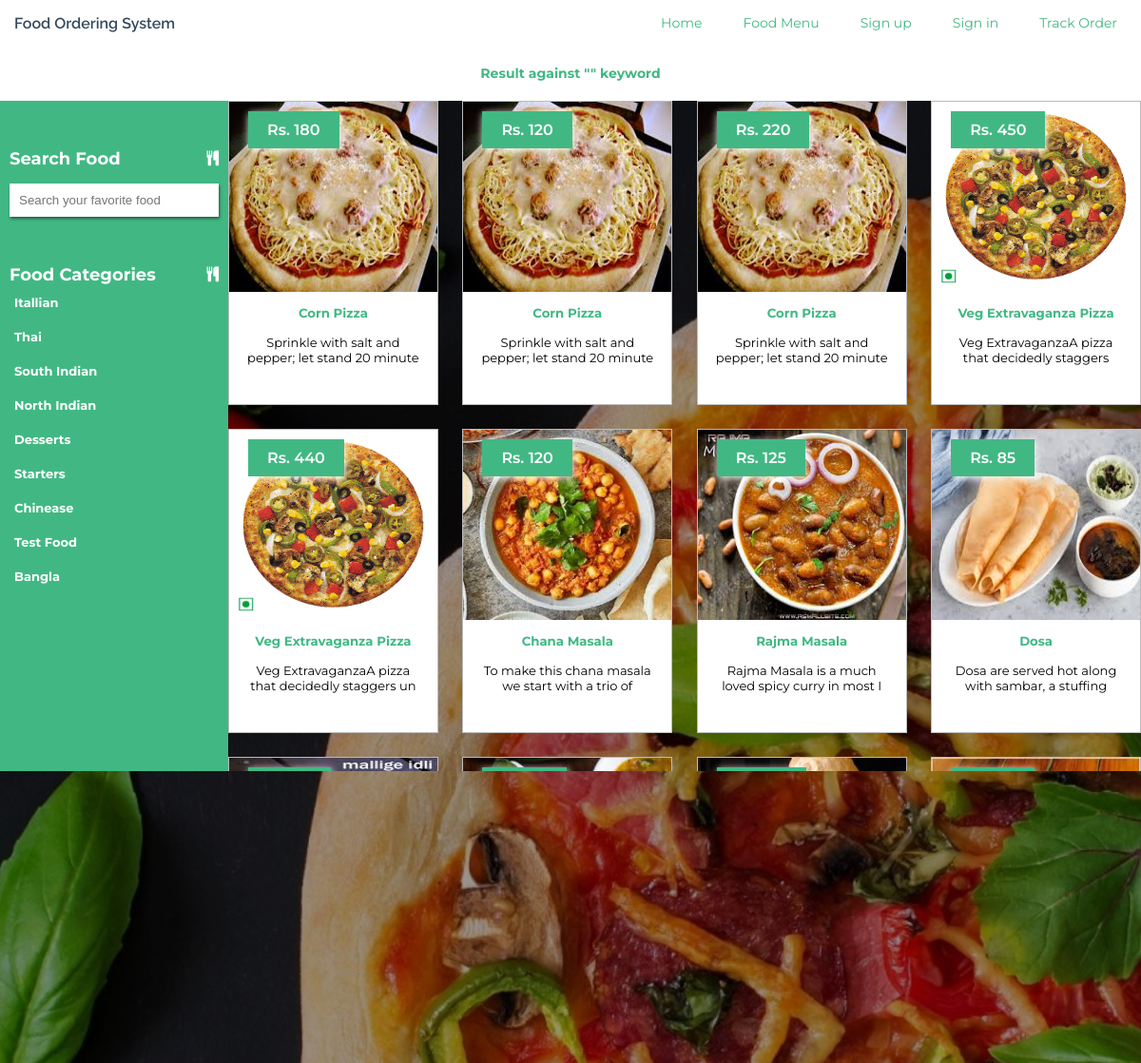
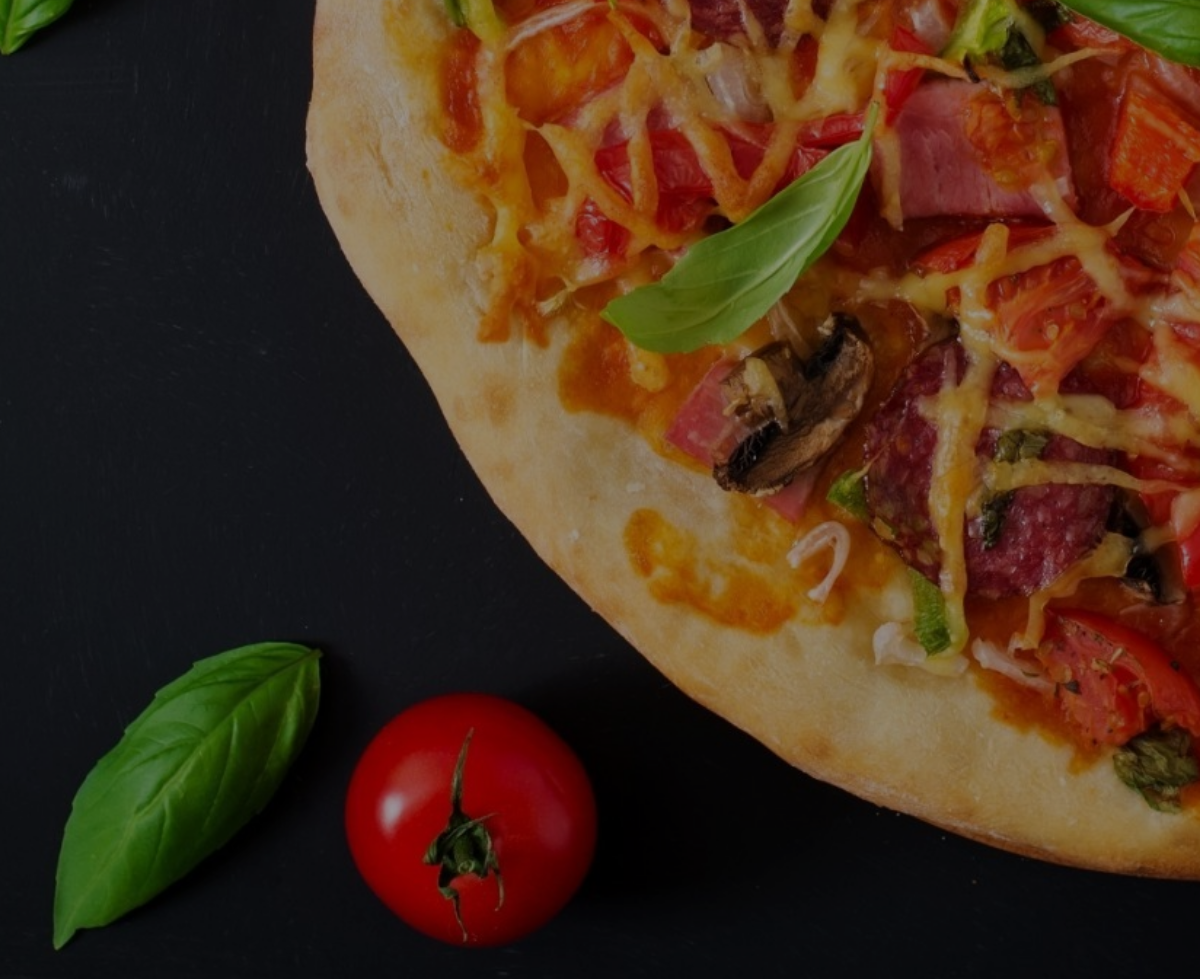
Page /search-food.php on the committed database (2 pictures, top to bottom).
### tables this page shows
CREATE TABLE `tblcategory` (
  `ID` int(5) NOT NULL,
  `CategoryName` varchar(120) DEFAULT NULL,
  `CreationDate` timestamp NULL DEFAULT current_timestamp()
);

CREATE TABLE `tblfood` (
  `ID` int(10) NOT NULL,
  `CategoryName` varchar(120) DEFAULT NULL,
  `ItemName` varchar(120) DEFAULT NULL,
  `ItemPrice` varchar(120) DEFAULT NULL,
  `ItemDes` varchar(500) DEFAULT NULL,
  `Image` varchar(120) DEFAULT NULL,
  `ItemQty` varchar(120) DEFAULT NULL
);

### search-food.php (the view, shortened to what this page needs)
<?php
include('includes/dbconnection.php');
  ?>
<!DOCTYPE html>
<html lang="en">
<head>
    <link href="css/font-awesome.min.css" rel="stylesheet">
    <link href="css/animsition.min.css" rel="stylesheet">
    <link href="css/animate.css" rel="stylesheet">
    <link href="css/style.css" rel="stylesheet">
    <link href="css/food-menu.css" rel="stylesheet">
</head>
<body>
    <div class="site-wrapper animsition" data-animsition-in="fade-in" data-animsition-out="fade-out">
        <header id="header" class="header-scroll top-header headrom">
            <?php include_once('includes/header.php');?>
        </header>
        <div class="page-wrapper">
            <div class="result-show">
    <div class="container">
        <div class="row">
            <div class="col-sm-3">
                <?php
                $sdata=$_POST['searchdata'];
                ?>
                <p style="text-align: center;"><span class="primary-color"><strong>Result against "<?php echo $sdata;?>" keyword</strong></span></div>
        </div>
    </div>
</div>
            <section class="restaurants-page">
                <div class="">
                    <div class="menu-wrapper">
                        <div class="side-menu">
                            <div class="sidebar">
                                 <form name="search" method="post" action="search-food.php">
                                <div class="main-block">
                                    <div class="sidebar-title">
                                        <h6>Search Food</h6> <i class="fa fa-cutlery pull-right"></i> </div>
                                    <div class="input-group">
                                        <input type="text" class="form-control search-field" placeholder="Search your favorite food" name="searchdata" id="searchdata">  </div>
                                     </div>
                                     </form>
                                    <div class="main-block" style="margin-top: 10%">
                                    <div class="sidebar-title white-txt">
                                        <h6>Food Categories</h6> <i class="fa fa-cutlery pull-right"></i> </div>
                               <?php
      $query=mysqli_query($con,"select * from  tblcategory");
              while($row=mysqli_fetch_array($query))
              {
              ?>
                                        <ul class="categories">
                                            <li>
                                                <label class="custom-control custom-checkbox">
                                                    <span class="custom-control-description"><a href="viewfood-categorywise.php?editid=<?php echo $row['CategoryName'];?>"><?php echo $row['CategoryName'];?></a></span> </label>
                                            </li>
                                        </ul>
                              <?php } ?>
                                </div>
                            </div>
                        </div>
                     <div class="items">
                            <div class="items-wrapper">
                                                        <?php
$searchdata=$_POST['searchdata'];
        $sql = "SELECT * FROM tblfood where ItemName like '%$searchdata%' ";
        $res_data = mysqli_query($con,$sql);
        while($row = mysqli_fetch_array($res_data)){
?>
                                <div class="food-item">
                                    <div class="food-item-wrap">
                                        <div class="food-img"> <img src="admin/itemimages/<?php echo $row['Image'];?>" width="300" height="180">
                                           <span class="price">Rs. <?php echo $row['ItemPrice'];?></span>
                                        </div>
                                        <div class="content">
                                            <h5><a href="food-detail.php?fid=<?php echo $row['ID'];?>"><?php echo $row['ItemName'];?></a></h5>
                                            <div class="product-name"><?php echo substr($row['ItemDes'],0,50);?></div>
                                        </div>
                                    </div>
                                </div>
                                    <?php } ?>
                            </div>
                        </div>
                    </div>
                </div>
            </section>
            <?php include_once('includes/footer.php');?>
        </div>
    </div>
</body>
</html>

### includes/header.php (shortened to what this page needs)
<div class="container">
   <div class="header-wrapper">
      <div id="logo">
         <a href="index.php"> Food Ordering System </a>
      </div>
      <ul id="main-menu">
         <li> <a class="menu-link active" href="index.php">Home</a> </li>
         <li> <a class="menu-link" href="food_results.php?pageno=1">Food Menu</a> </li>
         <?php if (strlen($_SESSION['fosuid']==0)) {?>
         <li> <a class="menu-link" href="registration.php">Sign up</a> </li>
         <li> <a class="menu-link" href="login.php">Sign in</a>
         <li> <a class="menu-link" href="track-order-on.php">Track Order</a> </li>
         <?php } ?>
      </ul>
   </div>
</div>

### includes/footer.php (shortened to what this page needs)
<footer class="footer">
   <div class="container">
      <div class="top-footer">
         <div class="footer-widgets">
            <a href="index.php" class="logo"> Food Ordering System </a><br /> <span>Order Delivery </span>
         </div>
         <div class="footer-widgets">
            <h5>About Us</h5>
            <ul>
               <li><a href="about-us.php">About us</a> </li>
               <li><a href="contact.php">Contact us</a> </li>
            </ul>
         </div>
         <div class="footer-widgets">
            <h5>My Account</h5>
            <ul>
               <li><a href="#">My Profile</a> </li>
               <li><a href="#">My Cart</a> </li>
               <li><a href="#">My Order</a> </li>
            </ul>
         </div>
         <div class="footer-widgets">
            <h5>Track Order </h5>
            <ul>
               <li><a href="track-order-on.php">Track Order </a> </li>
            </ul>
         </div>
         <div class="footer-widgets">
            <h5>Admin </h5>
            <ul>
               <li><a href="admin" target="_blank">Login </a> </li>
            </ul>
         </div>
      </div>
   </div>
</footer>

### css/style.css (style rules this page uses)
:root { --font-dark:#34495E; --font-white:#ffffff; --font-primary:#41B883; --bg-primary:#34495E; --bg-secondary:#41B883; }
* { margin: 0; padding: 0; box-sizing: border-box; }
body { font-family: 'Montserrat', sans-serif; }
a { text-decoration: none; }
p { font-size: 14px; }
section { padding: 80px 0; }
.container { max-width: 1170px; margin:0 auto; }
header { box-shadow: 1px 2px 3px rgba(0,0,0,0.5); background: white; }
.header-wrapper { display: flex; justify-content: space-between; align-items: center; }
#main-menu { list-style-type: none; display: flex; justify-content: space-between; flex-basis: 500px; }
#main-menu li a { font-size: 14px; color: var(--font-primary); padding: 15px 10px; display: inline-block; }
#logo a { color: var(--font-dark); font-family: 'Raleway', sans-serif; font-weight: 600; display: inline-block; }
.items-wrapper { display: flex; justify-content: space-between; flex-wrap: wrap; }
.food-item { max-width: 23%; }
.food-item-wrap { border: 1px solid #bbb; margin-bottom: 25px; height: 320px; overflow: hidden; position: relative; }
.food-item-wrap::before { position: absolute; content: ""; width: 100%; height: 100%; top: 0; left: 0; background-color: black; opacity: 0.5; z-index: 99; visibility: hidden; opacity: 0; transition: 0.4s; padding: 0 20px; }
.food-img { position: relative; height: 200px; }
.food-img > img { width: 100%; height: 100%; }
.food-item-wrap .content { padding: 14px 17px; text-align: center; }
.food-item-wrap .content h5 a { color: var(--font-primary); display: block; }
.food-item-wrap .content .product-name { font-size: 13px; margin-top: 15px; height: 45px; }
span.price { position: absolute; top: 10px; left: 20px; background-color: var(--bg-secondary); color: var(--font-white); padding: 10px 20px; font-weight: 600; box-shadow: 1px 2px 8px; z-index: 999; }
footer.footer { padding: 80px 0; }
.top-footer { display: flex; justify-content: space-between; }
.footer-widgets { flex-basis: 18%; padding: 0 15px; }
.footer-widgets .logo { font-size: 24px; color: var(--font-primary); font-weight: 700; }
.footer-widgets a { color: var(--font-primary); font-size: 13px; }
.footer-widgets h5 { font-size: 20px; font-weight: 300; margin-bottom: 10px; }
.footer-widgets ul { list-style-type: none; }

### css/food-menu.css (style rules this page uses)
section { padding: 0!important; }
.menu-wrapper { display: flex; }
.page-wrapper { background-image: url(../images/food_banner.jpg); background-size: cover; background-position: center; background-repeat: no-repeat; background-attachment: fixed; position: relative; }
.page-wrapper::before { position: absolute; content: ""; width: 100%; height: 100%; top: 0; left: 0; background-color: black; opacity: 0.4; }
.food-item-wrap { background-color: white; }
.side-menu { flex-basis: 20%; background: var(--bg-secondary); position: relative; z-index: 9999999; }
.input-group { padding: 0 10px; }
.input-group input { height: 35px; border: none; outline: none; box-shadow: 1px 2px 3px rgba(0,0,0,0.5); margin-top: 15px; padding: 0 10px; width: 100%; }
.sidebar-title h6, i { font-size: 18px; color: var(--font-white); }
.sidebar-title { display: flex; justify-content: space-between; align-items: center; margin-top: 50px; padding: 0 10px; }
.categories { list-style-type: none; }
.categories li a { font-size: 13px; font-weight: 700; display: block; color: var(--font-white); padding: 10px 15px; }
.items { flex-basis: 80%; }
footer { background-color: white; position: relative; z-index: 9999999; }

### search-food.php (style rules this page uses)
.result-show { background: white; position: relative; z-index: 999; padding: 20px; color: #41B883; }

### rows in the picture
tblcategory: CategoryName "Itallian"
tblcategory: CategoryName "Thai"
tblcategory: CategoryName "South Indian"
tblcategory: CategoryName "North Indian"
tblcategory: CategoryName "Desserts"
tblcategory: CategoryName "Starters"
tblcategory: CategoryName "Chinease"
tblcategory: CategoryName "Test Food"
tblcategory: CategoryName "Bangla"
tblfood: Image (picture), ItemPrice "180", ItemName "Corn Pizza", ItemDes "Sprinkle with salt and pepper; let stand 20 minute"
tblfood: Image (picture), ItemPrice "120", ItemName "Corn Pizza", ItemDes "Sprinkle with salt and pepper; let stand 20 minute"
tblfood: Image (picture), ItemPrice "220", ItemName "Corn Pizza", ItemDes "Sprinkle with salt and pepper; let stand 20 minute"
tblfood: Image (picture), ItemPrice "450", ItemName "Veg Extravaganza Pizza", ItemDes "Veg ExtravaganzaA pizza that decidedly staggers"
tblfood: Image (picture), ItemPrice "440", ItemName "Veg Extravaganza Pizza", ItemDes "Veg ExtravaganzaA pizza that decidedly staggers un"
tblfood: Image (picture), ItemPrice "120", ItemName "Chana Masala", ItemDes "To make this chana masala we start with a trio of"
tblfood: Image (picture), ItemPrice "125", ItemName "Rajma Masala", ItemDes "Rajma Masala is a much loved spicy curry in most I"
tblfood: Image (picture), ItemPrice "85", ItemName "Dosa", ItemDes "Dosa are served hot along with sambar, a stuffing"
tblfood: Image (picture), ItemDes "Idli are a type of savoury rice cake, originating"
tblfood: Image (picture), ItemPrice "60", ItemName "Vada", ItemDes "Medu vada served with hot shambhar and coconut chu"
tblfood: Image (picture), ItemPrice "120", ItemName "Chole Bhature", ItemDes "Chole Bhuture is a combination of chana masala (sp"
tblfood: Image (picture), ItemPrice "85", ItemName "Aloo paratha", ItemDes "Aloo paratha is served with butter, chutney, or I"
tblfood: Image (picture), ItemPrice "85", ItemName "Mix Pratha", ItemDes "veg paratha soft, healthy and delicious whole whea"
tblfood: Image (picture), ItemPrice "95", ItemName "Paneer Paratha.", ItemDes "paneer paratha. paneer paratha is an indian flat b"
tblfood: Image (picture), ItemPrice "120", ItemName "Hakka Noodle", ItemDes "Hakka Noodle is one our famous food which is made"
tblfood: Image (picture), ItemPrice "120", ItemName "Veg Chowmin", ItemDes "Veg Chowmien full Plate"
tblfood: Image (picture)
tblfood: Image (picture), ItemPrice "200", ItemName "jhjh", ItemDes "ghghg"
